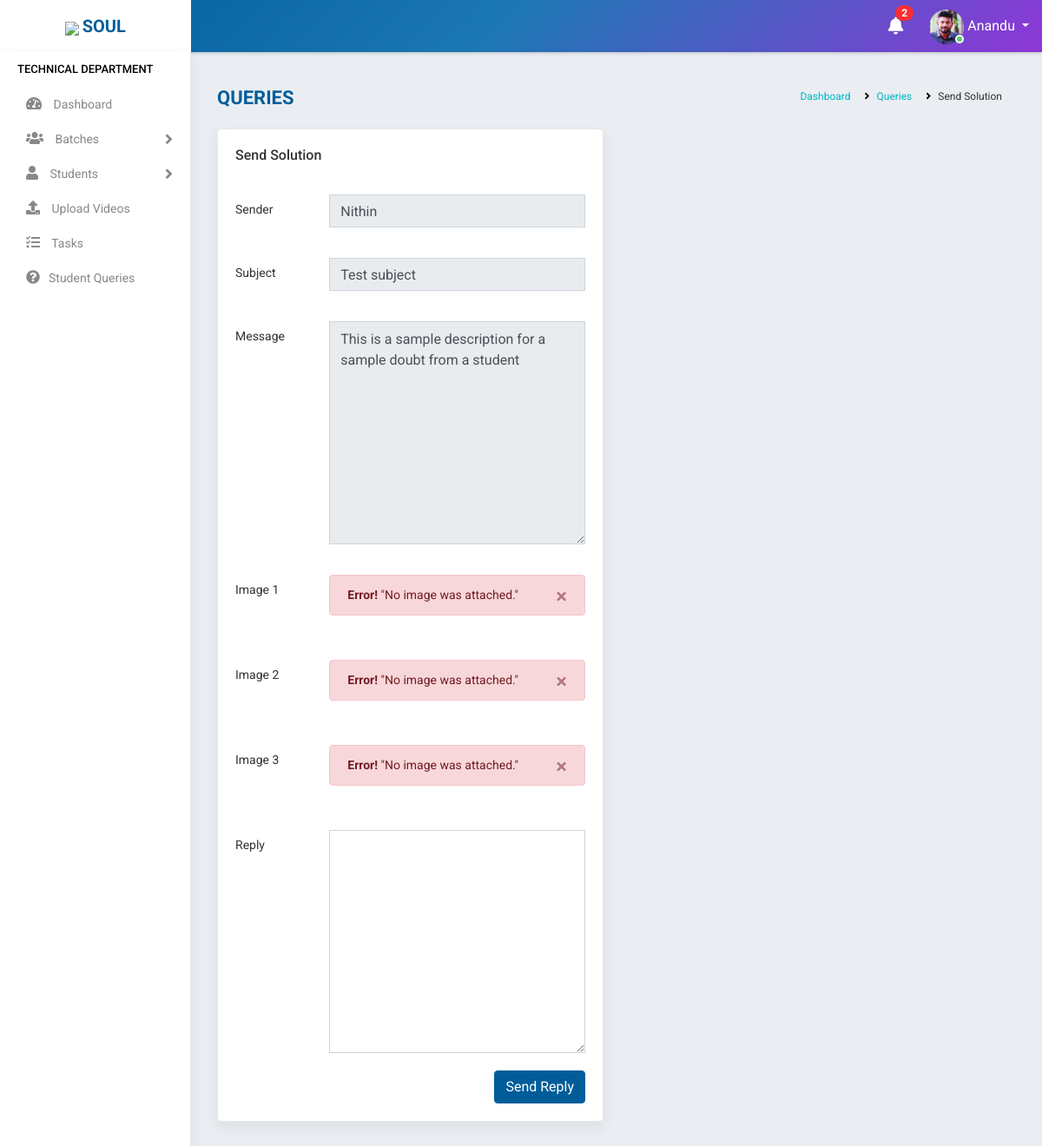
/view_query/1 (signed in), run on an earlier commit of the app's database.
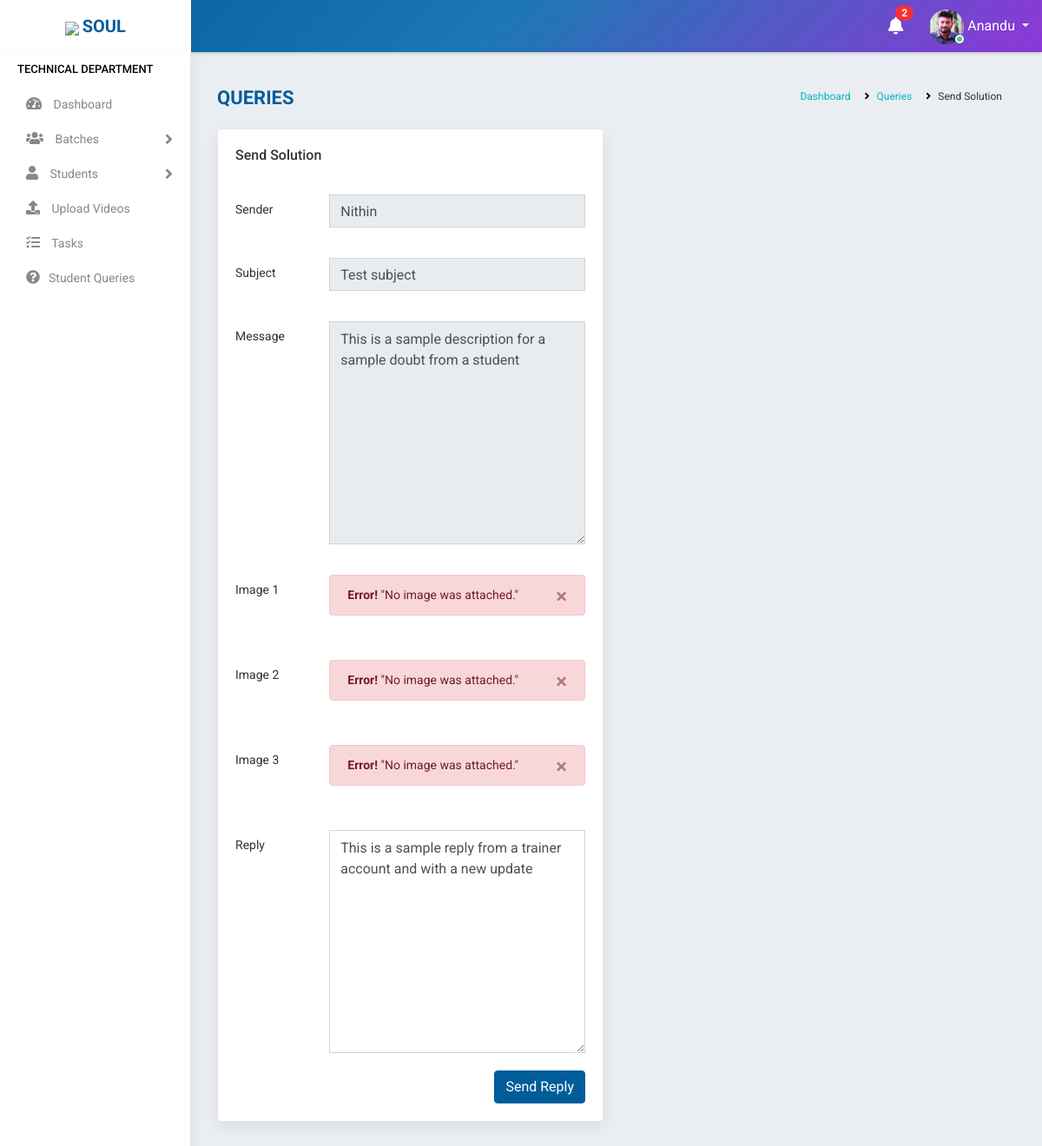
And on a later commit of the database.
### accounts/models.py (models this page shows, shortened)
class Doubt(models.Model):
    sender = models.ForeignKey(Student, on_delete=models.CASCADE,related_name='std',null=True,blank=True)
    receiver = models.ForeignKey(Staff,on_delete=models.CASCADE,related_name='tutor',null=True,limit_choices_to={'stype':"3"})
    subject = models.CharField(max_length=400,null=True)
    message = models.TextField(max_length=1500,null=True)
    ss1=models.ImageField(null=True,blank=True,default="")
    ss2=models.ImageField(null=True,blank=True,default="")
    ss3=models.ImageField(null=True,blank=True,default="")
    reply = models.TextField(max_length=1500, null=True, blank=True)
    datetime = models.DateField(auto_now_add=True,null=True, blank=True)
    status = models.CharField(max_length=100,choices=(('Not replied','Not replied'),('Replied','Replied')),default='Not replied',blank=True)

class Student(models.Model):
    state = (
    ('Andhra Pradesh','Andhra Pradesh'),
    ('Arunachal Pradesh','Arunachal Pradesh'),
    ('Assam','Assam'),
    ('Bihar','Bihar'),
    ('Chhattisgarh','Chattisgarh'),
    ('Goa','Goa'),
    ('Gujarat','Gujarat'),
    ('Haryana','Haryana'),
    ('Himachal Pradesh','Himachal Pradesh'),
    ('Jharkhand','Jharkhand'),
    ('Karnataka','Karnataka'),
    ('Kerala','Kerala'),
    ('Madhya Pradesh','Madhya Pradesh'),
    ('Maharashtra','Maharashtra'),
    ('Manipur','Manipur'),
    ('Meghalaya','Meghalaya'),
    ('Mizoram','Mizoram'),
    ('Nagaland','Nagaland'),
    ('Odisha','Odisha'),
    ('Rajasthan','Rajasthan'),
    ('Sikkim','Sikkim'),
    ('Tamil Nadu','Tamil Nadu'),
    ('Telangana','Telangana'),
    ('Tripura','Tripura'),
    ('Uttar Pradesh','Uttar Pradesh'),
    ('Uttarakhand','Uttarakhand'),
    ('West Bengal','West Bengal')
)
    groups = (
    ('AB+', 'AB+'),
    ('AB-', 'AB-'),
    ('A+', 'A+'),
    ('A-', 'A-'),
    ('B+', 'B+'),
    ('B-', 'B-'),
    ('O+', 'O+'),
    ('O-', 'O-'),
    )
    user= models.OneToOneField(User,on_delete=models.CASCADE,null=True,blank=True)
    name = models.CharField(max_length=100,blank=True)
    mobile = models.CharField(max_length=10,blank=True)
    email = models.EmailField(max_length=200,blank=True)
    sex = models.CharField(max_length=10,null=True,choices=(('Male','Male'),('Female','Female')),blank=True)
    dob = models.DateField(null=True, blank=True)
    blood_group = models.CharField(max_length=100,null=True, blank=True,choices=groups)
    house = models.CharField(max_length=100,null=True,blank=True)
    street =models.CharField(max_length=100,null=True,blank=True)
    street2 =models.CharField(max_length=100,null=True,blank=True)
    city = models.CharField(max_length=100,null=True,blank=True)
    state = models.CharField(max_length=100,null=True,choices=state,blank=True)
    course_enrolled = models.CharField(max_length=100,null=True,blank=True)
    now_attending = models.CharField(max_length=100,null=True,blank=True)
    start_date = models.DateField(null=True,blank=True)
    shared = models.BooleanField(default=False,choices=((True, 'Yes'), (False, 'No')),blank=True)
    payment = models.CharField(max_length=10,choices=(('Full','Full'),('Half','Half')),default='Half',blank=True)
    status = models.CharField(max_length=20,choices=(('Active','Active'),('Inactive','Inactive')),default='Active',blank=True)
    profile_pic = models.ImageField(null=True,blank=True,default="")
    def __str__(self):
        return self.name

### accounts/views.py (the view, shortened to what this page needs)
# urls.py: path('view_query/<id>', DetailedViewQuery.as_view(),name='view_query'),
class DetailedViewQuery(View):
    def get(self, request,id):
        user=request.user
        if user.is_authenticated:
            note = Notification.objects.filter(receiver=user).filter(status="Not Read").order_by('-datetime')
            no_count = note.count()
            try:
                s = Staff.objects.get(user=user)
                q= Doubt.objects.filter(receiver=s).get(id=id)
                if s.stype == "3":
                    form = SolutionSendForm(instance=q)
                    return render(request,'accounts/send_solution.html',{'form': form,'s':s,'no_count':no_count,'note':note,'q':q})
                else:
                    return redirect('home')
            except:
                return redirect('home')
        return redirect('logout')

### accounts/forms.py
class SolutionSendForm(ModelForm):
    class Meta:
        model = Doubt
        fields = ['reply']

### accounts/templates/accounts/send_solution.html (shortened to what the changed rows need)
{% extends 'accounts/main.html' %}
    {% block content %}
<div class="main-wrapper">
    <div class="page-wrapper">
        <div class="content container-fluid">
            <div class="row">
                <div class="col-md-6">
                <div class="card-box">
                    <br>
                    <form method="post"action>
                        <div class="form-group row">
                            <div class="col-md-9">
                                <input type="text" class="form-control" value="{{q.sender}}" disabled>
                            </div>
                        </div>
                        <div class="form-group row">
                            <div class="col-md-9">
                                <input type="text" class="form-control" value="{{q.subject}}" disabled>
                            </div>
                        </div>
                        <div class="form-group row">
                            <div class="col-md-9">
                                <textarea class="form-control" rows="10" disabled>{{q.message}}</textarea>
                            </div>
                        </div>
                        <div class="form-group row">
                            <div class="col-md-9">
                                {% load widget_tweaks %}
                                {% render_field form.reply class="form-control"  %}
                            </div>
                        </div>
                    </form>
                </div>
            </div>
        </div>
    </div>
    {% endblock %}

What changed in the data, as far as the page shows it:
changed Doubt "Test subject": reply (not shown) → "This is a sample reply from a trainer account and with a new update"
